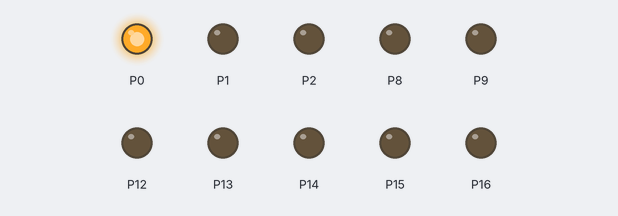
This program was run on a simulated BBC micro:bit running MicroPython. On the bench: output pins drawn as LEDs (lit = HIGH).

Above: at 0.05 s.
At 0.65 s:
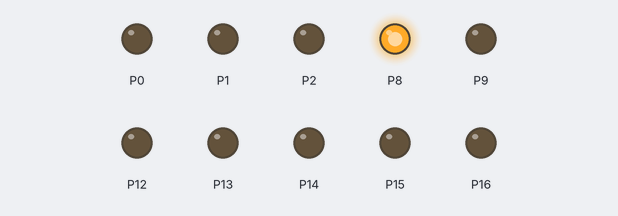
At 1.15 s:
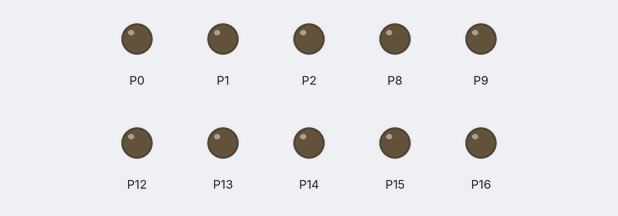
At 2.25 s:
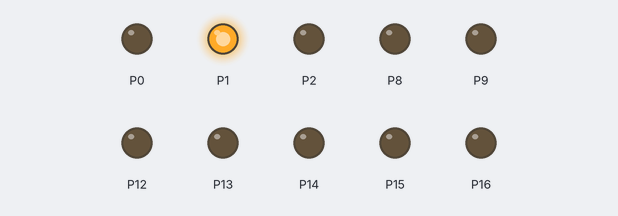
At 3.25 s:
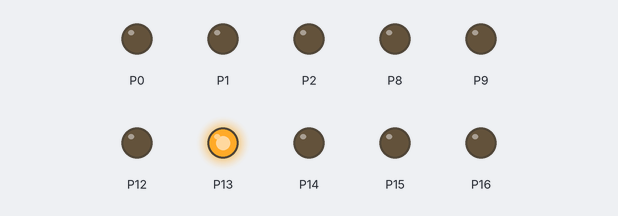
At 4.45 s:
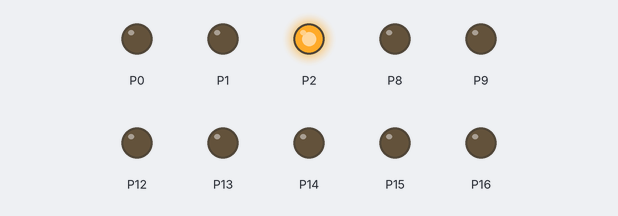
Timing chart, 0 to 4.8 s (numbered marks = the images above):
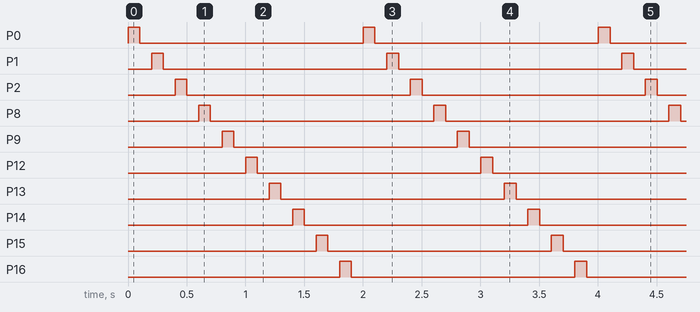

The program:

prog10.py
```python
from microbit import *
pins = [pin0, pin1, pin2,
        pin8, pin9, pin12,
        pin13, pin14, pin15,
        pin16]

def blink(pin, duration):
    pin.write_digital(1)
    sleep(duration)
    pin.write_digital(0)
    sleep(duration)

try:
    while True:
        for pin in pins:
            blink(pin, 100)
except KeyboardInterrupt as e:
    print("Interrupted by the user...")
```

Measured:
- by itself, P0–2, P8, P9, P12–16: alternates HIGH for 0.10 s and LOW for 1.9 s
